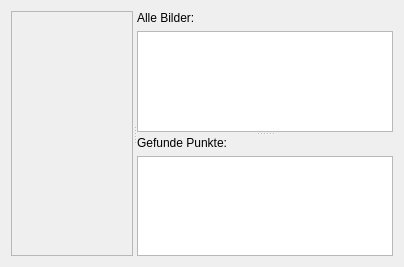
<?xml version="1.0" encoding="UTF-8"?>
<ui version="4.0">
 <class>Form</class>
 <widget class="QWidget" name="Form">
  <property name="geometry">
   <rect>
    <x>0</x>
    <y>0</y>
    <width>404</width>
    <height>267</height>
   </rect>
  </property>
  <property name="sizePolicy">
   <sizepolicy hsizetype="Expanding" vsizetype="Expanding">
    <horstretch>0</horstretch>
    <verstretch>0</verstretch>
   </sizepolicy>
  </property>
  <property name="windowTitle">
   <string>Form</string>
  </property>
  <layout class="QVBoxLayout" name="verticalLayout_2">
   <item>
    <widget class="QSplitter" name="splitter_2">
     <property name="sizePolicy">
      <sizepolicy hsizetype="Expanding" vsizetype="Expanding">
       <horstretch>0</horstretch>
       <verstretch>0</verstretch>
      </sizepolicy>
     </property>
     <property name="orientation">
      <enum>Qt::Horizontal</enum>
     </property>
     <widget class="QWidget" name="widget_2" native="true">
      <property name="sizePolicy">
       <sizepolicy hsizetype="Expanding" vsizetype="Expanding">
        <horstretch>1</horstretch>
        <verstretch>0</verstretch>
       </sizepolicy>
      </property>
      <layout class="QVBoxLayout" name="verticalLayout">
       <item>
        <widget class="SelectedImageWidget" name="selected_image">
         <property name="widgetResizable">
          <bool>false</bool>
         </property>
        </widget>
       </item>
      </layout>
     </widget>
     <widget class="QWidget" name="widget_3" native="true">
      <property name="sizePolicy">
       <sizepolicy hsizetype="MinimumExpanding" vsizetype="Expanding">
        <horstretch>0</horstretch>
        <verstretch>0</verstretch>
       </sizepolicy>
      </property>
      <layout class="QVBoxLayout" name="verticalLayout_5">
       <item>
        <widget class="QSplitter" name="splitter_4">
         <property name="orientation">
          <enum>Qt::Vertical</enum>
         </property>
         <widget class="QWidget" name="widget_4" native="true">
          <property name="sizePolicy">
           <sizepolicy hsizetype="Expanding" vsizetype="Expanding">
            <horstretch>0</horstretch>
            <verstretch>0</verstretch>
           </sizepolicy>
          </property>
          <layout class="QVBoxLayout" name="verticalLayout_3">
           <property name="leftMargin">
            <number>0</number>
           </property>
           <property name="topMargin">
            <number>0</number>
           </property>
           <property name="rightMargin">
            <number>0</number>
           </property>
           <property name="bottomMargin">
            <number>0</number>
           </property>
           <item>
            <widget class="QLabel" name="label">
             <property name="sizePolicy">
              <sizepolicy hsizetype="Minimum" vsizetype="Minimum">
               <horstretch>0</horstretch>
               <verstretch>0</verstretch>
              </sizepolicy>
             </property>
             <property name="maximumSize">
              <size>
               <width>16777215</width>
               <height>25</height>
              </size>
             </property>
             <property name="text">
              <string>Alle Bilder:</string>
             </property>
            </widget>
           </item>
           <item>
            <widget class="QSplitter" name="splitter">
             <property name="sizePolicy">
              <sizepolicy hsizetype="Expanding" vsizetype="Expanding">
               <horstretch>0</horstretch>
               <verstretch>0</verstretch>
              </sizepolicy>
             </property>
             <property name="orientation">
              <enum>Qt::Horizontal</enum>
             </property>
             <widget class="QListWidget" name="listview_all_images">
              <property name="sizePolicy">
               <sizepolicy hsizetype="Expanding" vsizetype="Expanding">
                <horstretch>0</horstretch>
                <verstretch>0</verstretch>
               </sizepolicy>
              </property>
             </widget>
            </widget>
           </item>
          </layout>
         </widget>
         <widget class="QWidget" name="widget_5" native="true">
          <property name="sizePolicy">
           <sizepolicy hsizetype="Expanding" vsizetype="Expanding">
            <horstretch>0</horstretch>
            <verstretch>0</verstretch>
           </sizepolicy>
          </property>
          <layout class="QVBoxLayout" name="verticalLayout_4">
           <property name="leftMargin">
            <number>0</number>
           </property>
           <property name="topMargin">
            <number>0</number>
           </property>
           <property name="rightMargin">
            <number>0</number>
           </property>
           <property name="bottomMargin">
            <number>0</number>
           </property>
           <item>
            <widget class="QLabel" name="label_2">
             <property name="sizePolicy">
              <sizepolicy hsizetype="Minimum" vsizetype="Minimum">
               <horstretch>0</horstretch>
               <verstretch>0</verstretch>
              </sizepolicy>
             </property>
             <property name="maximumSize">
              <size>
               <width>16777215</width>
               <height>25</height>
              </size>
             </property>
             <property name="text">
              <string>Gefunde Punkte:</string>
             </property>
            </widget>
           </item>
           <item>
            <widget class="QSplitter" name="splitter_3">
             <property name="sizePolicy">
              <sizepolicy hsizetype="Expanding" vsizetype="Expanding">
               <horstretch>0</horstretch>
               <verstretch>0</verstretch>
              </sizepolicy>
             </property>
             <property name="orientation">
              <enum>Qt::Horizontal</enum>
             </property>
             <widget class="QListWidget" name="listview_point_found_images">
              <property name="sizePolicy">
               <sizepolicy hsizetype="Expanding" vsizetype="Expanding">
                <horstretch>0</horstretch>
                <verstretch>0</verstretch>
               </sizepolicy>
              </property>
             </widget>
            </widget>
           </item>
          </layout>
         </widget>
        </widget>
       </item>
      </layout>
     </widget>
    </widget>
   </item>
  </layout>
 </widget>
 <customwidgets>
  <customwidget>
   <class>SelectedImageWidget</class>
   <extends>QScrollArea</extends>
   <header>ba_trees.gui.selection_widget.SelectedImageWidget.h</header>
   <container>1</container>
   <slots>
    <signal>addPointSignal(PyQt_PyObject)</signal>
    <signal>selectPointSignal(PyQt_PyObject)</signal>
    <signal>removePointSignal(PyQt_PyObject)</signal>
   </slots>
  </customwidget>
 </customwidgets>
 <resources/>
 <connections>
  <connection>
   <sender>listview_all_images</sender>
   <signal>itemDoubleClicked(QListWidgetItem*)</signal>
   <receiver>Form</receiver>
   <slot>selectImageItem(QListWidgetItem*)</slot>
   <hints>
    <hint type="sourcelabel">
     <x>182</x>
     <y>66</y>
    </hint>
    <hint type="destinationlabel">
     <x>208</x>
     <y>-10</y>
    </hint>
   </hints>
  </connection>
  <connection>
   <sender>selected_image</sender>
   <signal>addPointSignal(PyQt_PyObject)</signal>
   <receiver>Form</receiver>
   <slot>addPoint(PyQt_PyObject)</slot>
   <hints>
    <hint type="sourcelabel">
     <x>52</x>
     <y>30</y>
    </hint>
    <hint type="destinationlabel">
     <x>118</x>
     <y>4</y>
    </hint>
   </hints>
  </connection>
  <connection>
   <sender>selected_image</sender>
   <signal>selectPointSignal(PyQt_PyObject)</signal>
   <receiver>Form</receiver>
   <slot>selectPoint(PyQt_PyObject)</slot>
   <hints>
    <hint type="sourcelabel">
     <x>93</x>
     <y>80</y>
    </hint>
    <hint type="destinationlabel">
     <x>302</x>
     <y>3</y>
    </hint>
   </hints>
  </connection>
  <connection>
   <sender>listview_point_found_images</sender>
   <signal>itemDoubleClicked(QListWidgetItem*)</signal>
   <receiver>Form</receiver>
   <slot>selectImageItem2(QListWidgetItem*)</slot>
   <hints>
    <hint type="sourcelabel">
     <x>282</x>
     <y>201</y>
    </hint>
    <hint type="destinationlabel">
     <x>409</x>
     <y>225</y>
    </hint>
   </hints>
  </connection>
  <connection>
   <sender>selected_image</sender>
   <signal>removePointSignal(PyQt_PyObject)</signal>
   <receiver>Form</receiver>
   <slot>removePoint(PyQt_PyObject)</slot>
   <hints>
    <hint type="sourcelabel">
     <x>23</x>
     <y>47</y>
    </hint>
    <hint type="destinationlabel">
     <x>24</x>
     <y>-10</y>
    </hint>
   </hints>
  </connection>
 </connections>
 <slots>
  <slot>addPoint(PyQt_PyObject)</slot>
  <slot>selectPoint(PyQt_PyObject)</slot>
  <slot>selectImage(int)</slot>
  <slot>selectImageItem(QListWidgetItem*)</slot>
  <slot>selectImageItem2(QListWidgetItem*)</slot>
  <slot>removePoint(PyQt_PyObject)</slot>
 </slots>
</ui>
